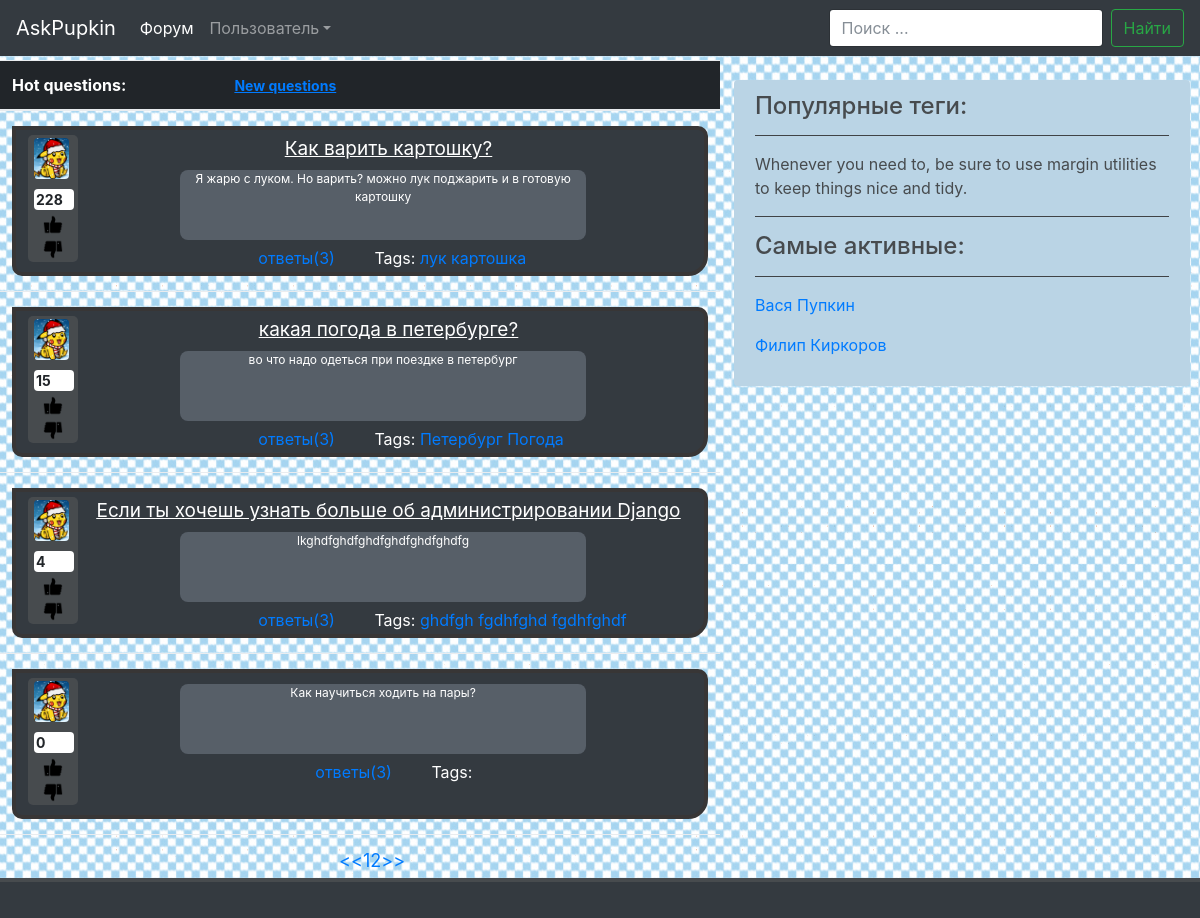
Page /hot/ on the earlier database version.
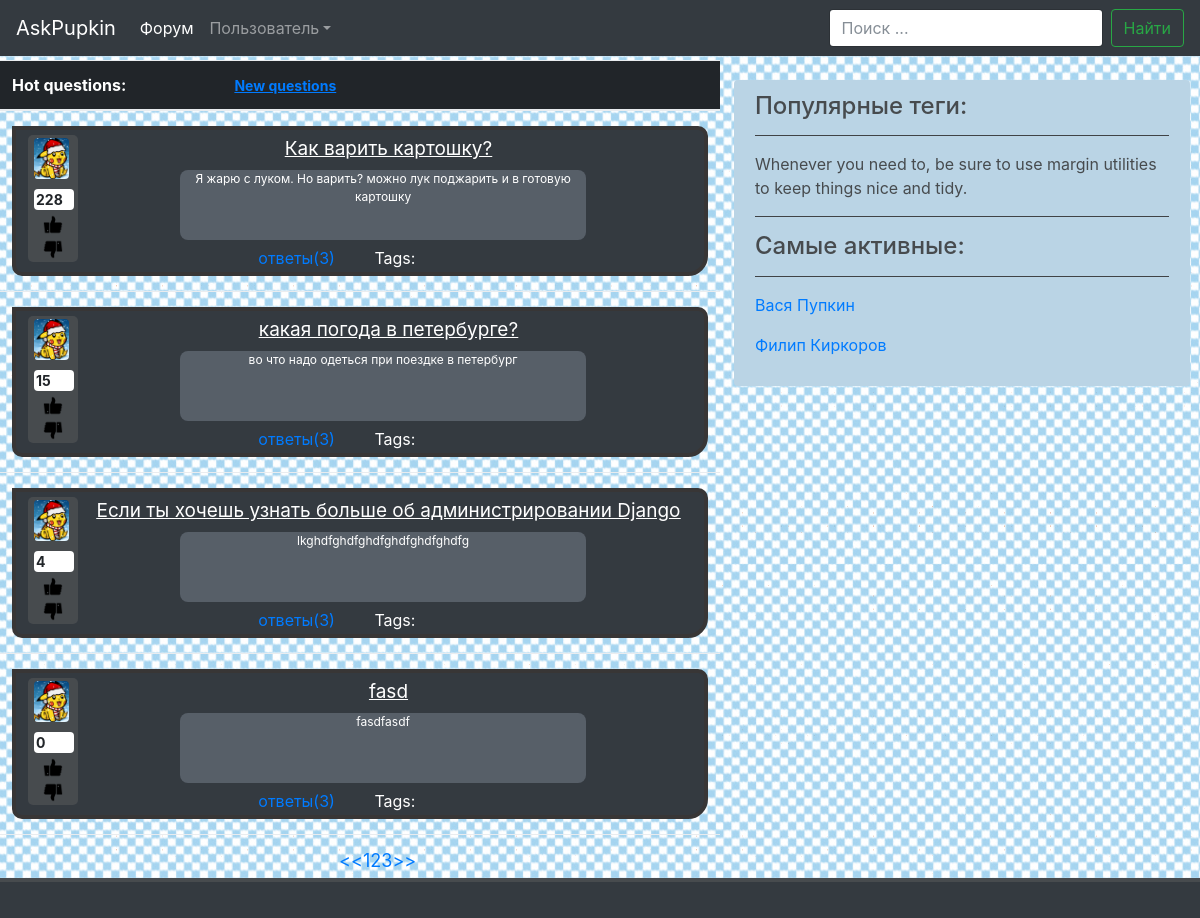
Same page on the later database version.
### blog/models.py (models this page shows, shortened)
class Question(models.Model):
	title = models.CharField(max_length=255, verbose_name="заголовок")
	text = models.TextField(verbose_name="текст")
	author = models.ForeignKey(User, verbose_name="автор")
	tags = models.ManyToManyField("Tag")
	rating_num = models.IntegerField(verbose_name='рейтинг', default=0)
	added_on = models.DateTimeField(verbose_name='дата и время добавления', auto_now_add=True)
	objects = QuestionManager()
	class Meta:
		verbose_name = 'вопрос'
		verbose_name_plural = 'вопросы'

class Tag(models.Model):
	name = models.CharField(max_length=255, verbose_name="имя")
	objects = TagManager()
	def __str__(self):
		return self.name
	class Meta:
		verbose_name = 'тег'
		verbose_name_plural = 'теги'

### blog/views.py (the view)
# urls.py: url(r'^hot/', views.questions_hot , name='hot'),
def questions_hot(request):
    page = paginate(request, Question.objects.hot())
    page.paginator.baseurl = "questions_hot/?page="
    return render(request, "questions_hot.html", {'posts': page.object_list ,
                                          'paginator': page.paginator, 'page': page,})

### blog/managers.py (called while the page is built)
    def hot(self):
        return self.order_by('-rating_num')

### blog/views.py (called while the page is built)
def paginate(request , qs):
    try:
        limit = int(request.GET.get('limit', 4))
    except ValueError:
        limit = 4
    if limit > 100:
        limit = 4
    try:
        page = int(request.GET.get('page', 1))
    except ValueError:
        raise Http404
    paginator = Paginator(qs, limit)
    try:
        page = paginator.page(page)
    except EmptyPage:
        page = paginator.page(paginator.num_pages)
    paginator.baseurl = '/?page='
    paginator.startnav = page.number - 2
    paginator.endnav = page.number + 2
    return page

### templates/questions_hot.html (shortened to what this page needs)
{% extends "question_template.html" %}
{% load staticfiles %}
{% block menu %}
Hot questions:  <a href="{% url 'new' %}" id="hq">New questions</a>
{% endblock %}

### templates/question_template.html (shortened to what this page needs)
{% extends "base.html" %}
{% load staticfiles %}
    {% block content %}
      <tbody>
      <table class="table">
      <thead class="thead-inverse">
        <tr>
          <th style="width: 200px;" colspan="3"> {% block menu %} {% endblock %}</th>
        </tr>
      </thead>
      {% for item in posts %}
        <tr>
          <td colspan="4">
              <div class="thd">
                  <div class = "left" id="changeColor">
                      <figure class="figure">
                        <img src="{% static 'images/g.png' %}" class="figure-img img-fluid rounded" alt="A generic square placeholder image with rounded corners in a figure.">
                      </figure>
                      <p style="background-color: white; font-size: 14px; width: 40px; font-weight:bold; border-radius: 4px; padding-left: 2px; margin-bottom: 1px;"> {{ item.rating_num }}</p>
                        <a href="#"><img src="{% static 'images/like.png' %}" id="like"/></a>
                        <a href="#"><img src="{% static 'images/dislike.png' %}" id="like"/></a>
                  </div>
                  <div class="text">
                    <p class="Ttl"><a href="#" class="Ttl">{{ item.title }}</a></p>
                    <p class="fish">{{ item.text }}</p>
                  </div>
                  <div class="propwin">
                        <a href ="#" style="margin-right: 35px;"> ответы(3) </a>
                        Tags:
                        {% for t in item.tags.all %}
                            <a href= "{% url 'tag' t %}" class="question-tag">{{ t }}</a>
                        {% endfor %}
                  </div>
                </div>
          </td>
        </tr>
        {% endfor %}
          <tr>
            <td>
                <nav><ul class="pagination">
                    {% if 1 == page.number %}
                    <li class="active">
                    {% else %}
                    <li>
                    {% endif %}
                    <a href="{{ paginator.baseurl }}1"> << </a>
                    </li>
                    {% for p in paginator.page_range %}
                        {% if p >= paginator.startnav %}
                            {% if p <= paginator.endnav %}
                                {% if p == page.number %}
                                <li class="active">
                                {% else %}
                                <li>
                                {% endif %}
                                    <a href="{{ paginator.baseurl }}{{ p }}">
                                    {{ p }}</a>
                                </li>
                            {% endif %}
                        {% endif %}
                    {% endfor %}
                    {% if paginator.num_pages == page.number %}
                    <li class="active">
                    {% else %}
                    <li>
                    {% endif %}
                    <a href="{{ paginator.baseurl }}{{ paginator.num_pages }}"> >> </a>
                </ul></nav>
            </td>
          </tr>
      </tbody>
{% endblock %}

Differences in the rows shown:
removed Tag: name "лук", shown under Question "Как варить картошку?"
removed Tag: name "картошка", shown under Question "Как варить картошку?"
removed Tag: name "Петербург", shown under Question "какая погода в петербурге?"
removed Tag: name "Погода", shown under Question "какая погода в петербурге?"
removed Tag: name "ghdfgh", shown under Question "Если ты хочешь узнать больше об администрировании Django"
removed Tag: name "fgdhfghd", shown under Question "Если ты хочешь узнать больше об администрировании Django"
removed Tag: name "fgdhfghdf", shown under Question "Если ты хочешь узнать больше об администрировании Django"
removed Question: rating_num "0", text "Как научиться ходить на пары?"
added Question: rating_num "0", title "fasd", text "fasdfasdf"
Other differences:
new list line: "3"
